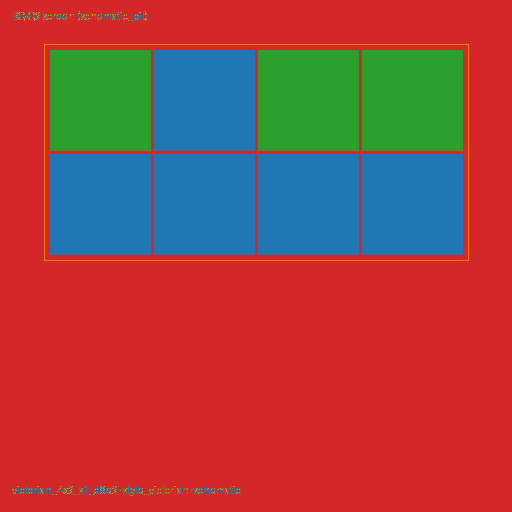
#> input picture debug_runs/scan_debug_pixel_conclude/segmentation_map.png, 512 x 512 px
$ python __main__.py --image ../../../../../debug_runs/scan_debug_pixel_conclude/segmentation_map.png --kind gui
#> lines starting #> are read from the running program, lines starting #| are printed output that depends on the picture
### tools/mcp/python/rust_engine_mcp/pixel_pipeline/conclude.py
"""SUBPROGRAM pixel_conclude — one shot, then return.

Fortran-style unit: subroutines write, functions return values.
No daemon, no heartbeat, no agent loop.
"""

from __future__ import annotations

import hashlib
import json
from pathlib import Path

# Fixed clustering contract. Same image + these constants => same labels.
KMEANS_K = 4
KMEANS_SEED = 17
KMEANS_MAX_ITER = 24
HIST_BIN = 16
HIST_BIN_COARSE = 32
HIST_OCCUPIED_CAP = 512
MEANSHIFT_BANDWIDTH = 48.0
MEANSHIFT_MAX_ITER = 16
LOD_FILL_MIN = 0.85
LOD_EACH_FRAC_MIN = 0.15
LOD_COMBINED_FRAC_MIN = 0.40
DEBUG_FILL_MIN = 0.90
DEBUG_AREA_FRAC_MIN = 0.05

KINDS = ("gui", "ui", "world", "art")

_LABEL_PALETTE = (
    (31, 119, 180),
    (255, 127, 14),
    (44, 160, 44),
    (214, 39, 40),
    (148, 103, 189),
    (140, 86, 75),
    (227, 119, 194),
    (127, 127, 127),
)


def ingest(image_path: str | Path) -> dict:
    """SUBROUTINE ingest — load a PNG. Missing or unreadable files fail closed."""
    path = Path(image_path)
    if not path.is_file():
        raise FileNotFoundError(f"image missing: {path}")
    if path.suffix.lower() != ".png":
        raise ValueError(f"png required: {path}")
    try:
        from PIL import Image
    except ImportError as exc:
        raise RuntimeError("Pillow is required to ingest a PNG") from exc
    try:
        with Image.open(path) as im:
            im.load()
            rgb = im.convert("RGB")
            width, height = rgb.size
            raw = rgb.tobytes()
    except (FileNotFoundError, ValueError, RuntimeError):
        raise
    except Exception as exc:
        raise ValueError(f"png unreadable: {path}") from exc
    if width <= 0 or height <= 0 or len(raw) != width * height * 3:
        raise ValueError(f"png has no pixels: {path}")
    pixels = [(raw[i], raw[i + 1], raw[i + 2]) for i in range(0, len(raw), 3)]
    return {
        "path": path,
        "width": width,
        "height": height,
        "pixels": pixels,
        "raw": raw,
    }


def segment_kmeans(
    width: int,
    height: int,
    pixels: list[tuple[int, int, int]],
    k: int = KMEANS_K,
    seed: int = KMEANS_SEED,
    max_iter: int = KMEANS_MAX_ITER,
) -> dict:
    """FUNCTION segment_kmeans — fixed seed, fixed k, no unseeded draw."""
    bins, bin_w = _histogram(pixels)
    keys = sorted(bins)
    if not keys:
        return _empty_seg("kmeans", width, height, pixels, k=0, seed=seed)
    kk = min(int(k), len(keys))
    init_idx = _lcg_indices(int(seed), kk, len(keys))
    centroids = [list(_bin_center(keys[i], bin_w)) for i in init_idx]
    key_label = {key: 0 for key in keys}
    for _ in range(max_iter):
        changed = False
        sums = [[0.0, 0.0, 0.0, 0.0] for _ in centroids]
        for key in keys:
            center = _bin_center(key, bin_w)
            lab = _nearest(center, centroids)
            if key_label[key] != lab:
                changed = True
                key_label[key] = lab
            weight = bins[key]
            sums[lab][0] += center[0] * weight
            sums[lab][1] += center[1] * weight
            sums[lab][2] += center[2] * weight
            sums[lab][3] += weight
        for j, acc in enumerate(sums):
            if acc[3] > 0.0:
                centroids[j] = [acc[0] / acc[3], acc[1] / acc[3], acc[2] / acc[3]]
        if not changed:
            break
    labels = [_key_label(px, bin_w, key_label) for px in pixels]
    return {
        "algorithm": "kmeans",
        "k": kk,
        "seed": int(seed),
        "bin": bin_w,
        "labels": labels,
        "clusters": _scan_clusters(width, height, pixels, labels),
    }


def segment_meanshift(
    width: int,
    height: int,
    pixels: list[tuple[int, int, int]],
    bandwidth: float = MEANSHIFT_BANDWIDTH,
    max_iter: int = MEANSHIFT_MAX_ITER,
) -> dict:
    """FUNCTION segment_meanshift — histogram mode seek. No unseeded draw.

    Occupied color bins are the only samples. A seed is skipped when it
    already sits inside an accepted mode, so the walk is a pure function
    of bin order and the fixed bandwidth.
    """
    bins, bin_w = _histogram(pixels)
    points = [(key, _bin_center(key, bin_w), bins[key]) for key in sorted(bins)]
    if not points:
        return _empty_seg("meanshift", width, height, pixels, bandwidth=float(bandwidth))
    modes: list[tuple[float, float, float]] = []
    for _key, center, _weight in points:
        if any(_dist(center, mode) <= bandwidth for mode in modes):
            continue
        mode = _shift_mode(points, center, bandwidth, max_iter)
        if not any(_dist(mode, kept) <= bandwidth * 0.5 for kept in modes):
            modes.append(mode)
    if not modes:
        modes.append(points[0][1])
    key_label = {key: _nearest(center, modes) for key, center, _weight in points}
    labels = [_key_label(px, bin_w, key_label) for px in pixels]
    return {
        "algorithm": "meanshift",
        "bandwidth": float(bandwidth),
        "bin": bin_w,
        "labels": labels,
        "clusters": _scan_clusters(width, height, pixels, labels),
    }


def write_segmentation_map(
    path: str | Path,
    width: int,
    height: int,
    labels: list[int],
) -> None:
    """SUBROUTINE write_segmentation_map — label PNG from k-means labels."""
    if len(labels) != width * height:
        raise ValueError("label count does not match image size")
    from PIL import Image

    raw = bytearray(width * height * 3)
    n = len(_LABEL_PALETTE)
    for i, lab in enumerate(labels):
        color = _LABEL_PALETTE[int(lab) % n]
        o = i * 3
        raw[o] = color[0]
        raw[o + 1] = color[1]
        raw[o + 2] = color[2]
    dest = Path(path)
    dest.parent.mkdir(parents=True, exist_ok=True)
    Image.frombytes("RGB", (width, height), bytes(raw)).save(dest, format="PNG")


def write_matrix_json(path: str | Path, body: dict) -> None:
    """SUBROUTINE write_matrix_json — counts, centroids, bboxes, kind, sha256."""
    dest = Path(path)
    dest.parent.mkdir(parents=True, exist_ok=True)
    dest.write_text(json.dumps(body, indent=2, sort_keys=True) + "\n", encoding="utf-8")


def verdict(
    kind: str,
    width: int,
    height: int,
    kmeans_clusters: list[dict],
    meanshift_clusters: list[dict],
    matrix_written: bool,
) -> dict:
    """FUNCTION verdict. Green is returned only when the matrix was written."""
    if kind not in KINDS:
        raise ValueError(f"kind must be one of {', '.join(KINDS)}")
    reasons: list[str] = []
    status = "green"
    sources = (("kmeans", kmeans_clusters), ("meanshift", meanshift_clusters))
    if kind in ("world", "art"):
        for name, clusters in sources:
            if _lod_chrome_hit(clusters, width, height):
                reasons.append(f"dominant_yellow_green_lod_chrome:{name}")
                status = "reject"
    else:
        for name, clusters in sources:
            if _overflow_hit(clusters, width, height):
                reasons.append(f"overflow_or_clipped_debug_block:{name}")
                status = "flag"
    if status == "green" and not matrix_written:
        status = "incomplete"
        reasons.append("matrix_not_written")
    claimed_green = status == "green"
    return {
        "verdict": status,
        "reasons": reasons,
        "honest": (not claimed_green) or bool(matrix_written),
    }


def pixel_conclude(
    image_path: str | Path,
    kind: str,
    out_dir: str | Path | None = None,
) -> dict:
    """SUBPROGRAM pixel_conclude(image_path, kind). Writes artifacts, returns JSON-ready struct."""
    if kind not in KINDS:
        raise ValueError(f"kind must be one of {', '.join(KINDS)}")
    frame = ingest(image_path)
    kmeans = segment_kmeans(frame["width"], frame["height"], frame["pixels"])
    meanshift = segment_meanshift(frame["width"], frame["height"], frame["pixels"])
    out = Path(out_dir) if out_dir is not None else frame["path"].parent / f"{frame['path'].stem}_pixel_conclude"
    out.mkdir(parents=True, exist_ok=True)
    map_path = out / "segmentation_map.png"
    matrix_path = out / f"pixel_matrix_{kind}.json"
    write_segmentation_map(map_path, frame["width"], frame["height"], kmeans["labels"])
    digest = hashlib.sha256(frame["raw"]).hexdigest()
    matrix = {
        "schema": "pixel_conclude_matrix_v1",
        "kind": kind,
        "width": frame["width"],
        "height": frame["height"],
        "sha256": digest,
        "kmeans": _public_segmentation(kmeans),
        "meanshift": _public_segmentation(meanshift),
    }
    write_matrix_json(matrix_path, matrix)
    matrix_written = matrix_path.is_file() and matrix_path.stat().st_size > 0
    judged = verdict(
        kind,
        frame["width"],
        frame["height"],
        kmeans["clusters"],
        meanshift["clusters"],
        matrix_written,
    )
    matrix["verdict"] = judged["verdict"]
    matrix["honest"] = judged["honest"]
    matrix["reasons"] = judged["reasons"]
    matrix["status"] = judged["verdict"]
    if matrix_written:
        write_matrix_json(matrix_path, matrix)
    return {
        "ok": judged["verdict"] == "green",
        "kind": kind,
        "verdict": judged["verdict"],
        "reasons": judged["reasons"],
        "honest": judged["honest"],
        "sha256": digest,
        "width": frame["width"],
        "height": frame["height"],
        "segmentation_map": str(map_path),
        "matrix": str(matrix_path),
        "matrix_written": matrix_written,
        "kmeans": matrix["kmeans"],
        "meanshift": matrix["meanshift"],
        "rules_check": {
            "passed": judged["verdict"] == "green",
            "blocked_by": [] if judged["verdict"] == "green" else list(judged["reasons"]),
            "seed": str(KMEANS_SEED),
        },
    }


def _histogram(pixels: list[tuple[int, int, int]]) -> tuple[dict[tuple[int, int, int], int], int]:
    bins = _count_bins(pixels, HIST_BIN)
    if len(bins) > HIST_OCCUPIED_CAP:
        return _count_bins(pixels, HIST_BIN_COARSE), HIST_BIN_COARSE
    return bins, HIST_BIN


def _count_bins(pixels: list[tuple[int, int, int]], bin_w: int) -> dict[tuple[int, int, int], int]:
    bins: dict[tuple[int, int, int], int] = {}
    for px in pixels:
        key = (px[0] // bin_w, px[1] // bin_w, px[2] // bin_w)
        bins[key] = bins.get(key, 0) + 1
    return bins


def _bin_center(key: tuple[int, int, int], bin_w: int) -> tuple[float, float, float]:
    half = bin_w / 2.0
    return (key[0] * bin_w + half, key[1] * bin_w + half, key[2] * bin_w + half)


def _key_label(
    pixel: tuple[int, int, int],
    bin_w: int,
    key_label: dict[tuple[int, int, int], int],
) -> int:
    key = (pixel[0] // bin_w, pixel[1] // bin_w, pixel[2] // bin_w)
    return key_label[key]


def _lcg_indices(seed: int, count: int, modulus: int) -> list[int]:
    """Deterministic index pick. Fixed multiplier, no runtime entropy."""
    if count <= 0 or modulus <= 0:
        return []
    x = seed & 0xFFFFFFFF
    if x == 0:
        x = 1
    out: list[int] = []
    seen: set[int] = set()
    guard = 0
    while len(out) < count and guard < count * 16 + 8:
        x = (1664525 * x + 1013904223) & 0xFFFFFFFF
        idx = x % modulus
        if idx not in seen:
            seen.add(idx)
            out.append(idx)
        guard += 1
    cursor = 0
    while len(out) < count:
        if cursor not in seen:
            seen.add(cursor)
            out.append(cursor)
        cursor += 1
    return out


def _nearest(point: tuple[float, float, float] | list[float], centers: list) -> int:
    best = 0
    best_d: float | None = None
    for j, center in enumerate(centers):
        d = _dist2(point, center)
        if best_d is None or d < best_d - 1e-9:
            best = j
            best_d = d
        elif abs(d - best_d) <= 1e-9 and j < best:
            best = j
            best_d = d
    return best


def _dist2(a, b) -> float:
    return (a[0] - b[0]) ** 2 + (a[1] - b[1]) ** 2 + (a[2] - b[2]) ** 2


def _dist(a, b) -> float:
    return _dist2(a, b) ** 0.5


def _shift_mode(points, start, bandwidth: float, max_iter: int) -> tuple[float, float, float]:
    limit = bandwidth * bandwidth
    cur = (float(start[0]), float(start[1]), float(start[2]))
    for _ in range(max_iter):
        sw = 0.0
        sx = 0.0
        sy = 0.0
        sz = 0.0
        for _key, center, weight in points:
            if _dist2(center, cur) <= limit:
                sw += weight
                sx += center[0] * weight
                sy += center[1] * weight
                sz += center[2] * weight
        if sw <= 0.0:
            break
        nxt = (sx / sw, sy / sw, sz / sw)
        if _dist2(nxt, cur) < 0.25:
            return nxt
        cur = nxt
    return cur


def _scan_clusters(
    width: int,
    height: int,
    pixels: list[tuple[int, int, int]],
    labels: list[int],
) -> list[dict]:
    buckets: dict[int, dict] = {}
    for i, lab in enumerate(labels):
        x = i % width
        y = i // width
        px = pixels[i]
        bucket = buckets.get(lab)
        if bucket is None:
            buckets[lab] = {
                "label": lab,
                "count": 1,
                "sum": [px[0], px[1], px[2]],
                "bbox": [x, y, x, y],
            }
            continue
        bucket["count"] += 1
        bucket["sum"][0] += px[0]
        bucket["sum"][1] += px[1]
        bucket["sum"][2] += px[2]
        bb = bucket["bbox"]
        if x < bb[0]:
            bb[0] = x
        if y < bb[1]:
            bb[1] = y
        if x > bb[2]:
            bb[2] = x
        if y > bb[3]:
            bb[3] = y
    clusters = []
    for lab in sorted(buckets):
        bucket = buckets[lab]
        count = bucket["count"]
        clusters.append(
            {
                "label": lab,
                "count": count,
                "centroid": [
                    round(bucket["sum"][0] / count, 4),
                    round(bucket["sum"][1] / count, 4),
                    round(bucket["sum"][2] / count, 4),
                ],
                "bbox": list(bucket["bbox"]),
            }
        )
    return clusters


# [8 lines left out: function _empty_seg, not called in this run]


def _public_segmentation(seg: dict) -> dict:
    body = {"algorithm": seg["algorithm"], "clusters": seg["clusters"]}
    if "k" in seg:
        body["k"] = seg["k"]
        body["seed"] = seg["seed"]
    if "bandwidth" in seg:
        body["bandwidth"] = seg["bandwidth"]
    if "bin" in seg:
        body["bin"] = seg["bin"]
    return body


def _bbox_area(bbox: list[int]) -> int:
    return (bbox[2] - bbox[0] + 1) * (bbox[3] - bbox[1] + 1)


def _fill(cluster: dict) -> float:
    area = _bbox_area(cluster["bbox"])
    if area <= 0:
        return 0.0
    return cluster["count"] / area


def _is_yellow(rgb: list[float]) -> bool:
    r, g, b = rgb
    return r >= 180.0 and g >= 160.0 and b <= 90.0 and r + 15.0 >= g


def _is_green(rgb: list[float]) -> bool:
    r, g, b = rgb
    return g >= 140.0 and r <= 120.0 and b <= 140.0 and g >= r + 40.0 and g >= b + 20.0


# [7 lines left out: function _is_debug_block, not called in this run]


def _touches_edge(bbox: list[int], width: int, height: int) -> bool:
    return bbox[0] == 0 or bbox[1] == 0 or bbox[2] == width - 1 or bbox[3] == height - 1


# [17 lines left out: function _lod_chrome_hit, not called in this run]


def _overflow_hit(clusters: list[dict], width: int, height: int) -> bool:
    area = width * height
    if area <= 0:
        return False
    for cluster in clusters:
        frac = cluster["count"] / area
        if frac < DEBUG_AREA_FRAC_MIN or _fill(cluster) < DEBUG_FILL_MIN:
            continue
        if _is_debug_block(cluster["centroid"]) and _touches_edge(cluster["bbox"], width, height):
            return True
    return False

### tools/mcp/python/rust_engine_mcp/pixel_pipeline/cli.py
"""CLI entry for SUBPROGRAM pixel_conclude. prog name: pixel-conclude."""

from __future__ import annotations

import argparse
import json
import sys

from .conclude import KINDS, pixel_conclude


def cli_main(argv: list[str] | None = None) -> int:
    parser = argparse.ArgumentParser(prog="pixel-conclude")
    parser.add_argument("--image", required=True, help="PNG path")
    parser.add_argument("--kind", required=True, choices=list(KINDS))
    parser.add_argument("--out", default=None, help="Directory for the label map and matrix JSON")
    try:
        args = parser.parse_args(argv)
    except SystemExit as exc:
        code = exc.code
        return int(code) if isinstance(code, int) else 2
    try:
        result = pixel_conclude(args.image, args.kind, out_dir=args.out)
#> in ingest, im is the input picture: PIL image 512x512 RGB; mean R, G, B 158.2, 69.5, 67.8
#> in ingest, `pixels = [(raw[i], raw[i + 1], raw[i + 2]) for i in range(0, len(raw),..`: pixels = 262144 items
#> in pixel_conclude, `frame = ingest(image_path)`: frame = 5 items
#> after the loop in _count_bins, `for px in pixels:`: bins = {(13, 2, 2): 178097, (15, 7, 0): 1591, (1, 7, 11): 51542, (2, 10, 2): 30914}
#> in segment_kmeans, `bins, bin_w = _histogram(pixels)`: bin_w = 16
#> in segment_kmeans, `keys = sorted(bins)`: keys = [(1, 7, 11), (2, 10, 2), (13, 2, 2), (15, 7, 0)]
#> in segment_kmeans, `kk = min(int(k), len(keys))`: kk = 4
#> the loop in _lcg_indices, `while len(out) < count and guard < count * 16 + 8:` made 4 passes
#> (x, idx) on passes 1 to 4: (1042201148, 0), (3524153451, 3), (1973856974, 2), (1276228565, 1)
#> after the loop in _lcg_indices, `while len(out) < count and guard < count * 16 + 8:`: out = [0, 3, 2, 1]; seen = 4 items; x = 1276228565
#> after the loop in _lcg_indices, `while len(out) < count:`: cursor = 0
#> in segment_kmeans, `init_idx = _lcg_indices(int(seed), kk, len(keys))`: init_idx = [0, 3, 2, 1]
#> in _bin_center, `half = bin_w / 2.0`: half = 8
#> in segment_kmeans, `centroids = [list(_bin_center(keys[i], bin_w)) for i in init_idx]`: centroids = [[24, 120, 184], [248, 120, 8], [216, 40, 40], [40, 168, 40]]
#> in segment_kmeans, `key_label = {key: 0 for key in keys}`: key_label = {(1, 7, 11): 0, (2, 10, 2): 0, (13, 2, 2): 0, (15, 7, 0): 0}
#> the loop in segment_kmeans, `for _ in range(max_iter):` made 2 passes
#> after the loop in segment_kmeans, `for _ in range(max_iter):`: key_label = {(1, 7, 11): 0, (2, 10, 2): 3, (13, 2, 2): 2, (15, 7, 0): 1}
#> in _key_label, `key = (pixel[0] // bin_w, pixel[1] // bin_w, pixel[2] // bin_w)`: key = (13, 2, 2)
#> in segment_kmeans, `labels = [_key_label(px, bin_w, key_label) for px in pixels]`: labels = 262144 items
#> the loop in _scan_clusters, `for i, lab in enumerate(labels):` made 262144 passes
#> after the loop in _scan_clusters, `for i, lab in enumerate(labels):`: buckets = 4 items
#> the loop in _scan_clusters, `for lab in sorted(buckets):` made 4 passes
#> count on passes 1 to 4: 51542, 1591, 178097, 30914
#> in pixel_conclude, `kmeans = segment_kmeans(frame["width"], frame["height"], frame["pixels..`: kmeans = 6 items
#> in segment_meanshift, `points = [(key, _bin_center(key, bin_w), bins[key]) for key in sorted(..`: points = [((1, 7, 11), (24, 120, 184), 51542), ((2, 10, 2), (40, 168, 40), 30914), ((13, 2, 2), (216, 40, 40), 178097), ((15, 7, 0), (248, 120, 8), 1591)]
#> the loop in segment_meanshift, `for _key, center, _weight in points:` made 4 passes
#> (_key, _weight, mode) on passes 1 to 4: ((1, 7, 11), 51542, (24, 120, 184)), ((2, 10, 2), 30914, (40, 168, 40)), ((13, 2, 2), 178097, (216, 40, 40)), ((15, 7, 0), 1591, (248, 120, 8))
#> after the loop in segment_meanshift, `for _key, center, _weight in points:`: modes = [(24, 120, 184), (40, 168, 40), (216, 40, 40), (248, 120, 8)]
#> in segment_meanshift, `key_label = {key: _nearest(center, modes) for key, center, _weight in ..`: key_label = {(1, 7, 11): 0, (2, 10, 2): 1, (13, 2, 2): 2, (15, 7, 0): 3}
#> in segment_meanshift, `labels = [_key_label(px, bin_w, key_label) for px in pixels]`: labels = 262144 items
#> the loop in _scan_clusters (call 2), `for i, lab in enumerate(labels):` made 262144 passes
#> the loop in _scan_clusters (call 2), `for lab in sorted(buckets):` made 4 passes
#> in write_segmentation_map, `Image.frombytes("RGB", (width, height), bytes(raw)).save(dest, format=..`:
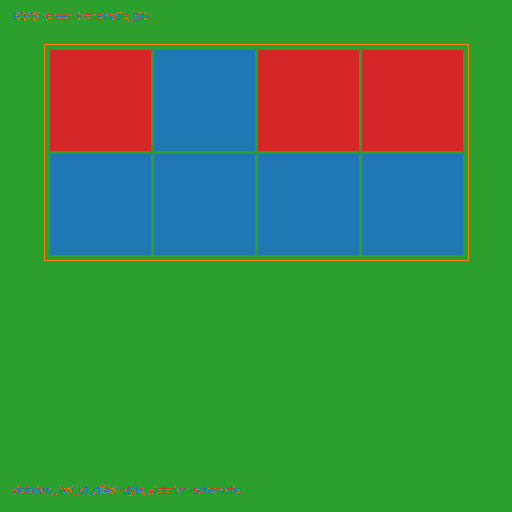
#> saved as segmentation_map.png: PIL image 512x512 RGB; mean R, G, B 62.8, 137.5, 70.1
    except (FileNotFoundError, ValueError, OSError, RuntimeError) as exc:
        print(
            json.dumps(
                {
                    "ok": False,
                    "verdict": "incomplete",
                    "honest": True,
                    "error": str(exc),
                }
            ),
            file=sys.stderr,
        )
        return 2
    print(json.dumps(result, sort_keys=True))
#> (printed output is left out)
    if result["verdict"] == "green":
        return 0
    return 1

### tools/mcp/python/rust_engine_mcp/pixel_pipeline/__main__.py
"""python -m rust_engine_mcp.pixel_pipeline --image <png> --kind world|gui|ui|art"""

from .cli import cli_main

raise SystemExit(cli_main())
#> (the program exits here)
